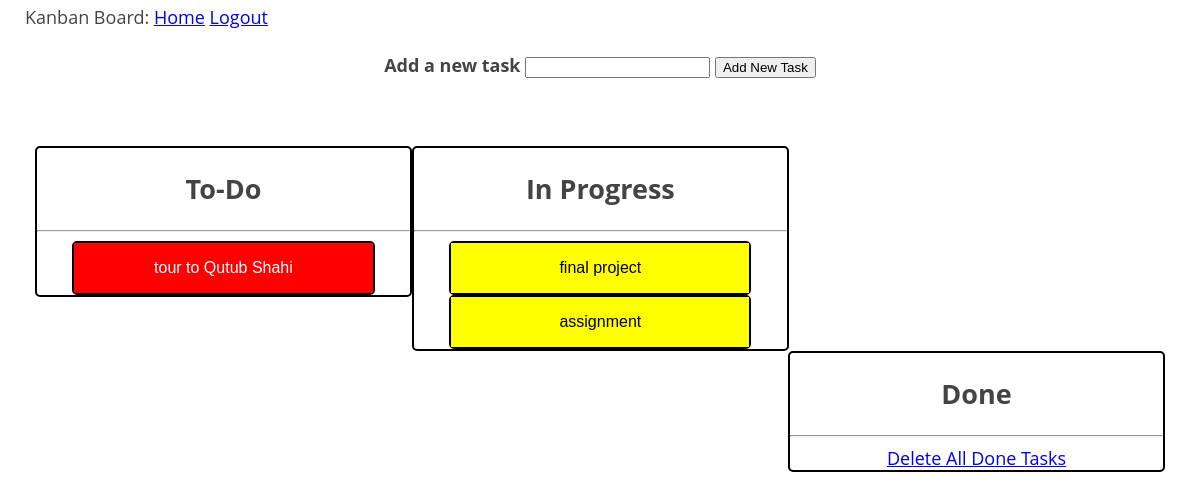
The page /index (signed in) on the database as committed earlier.
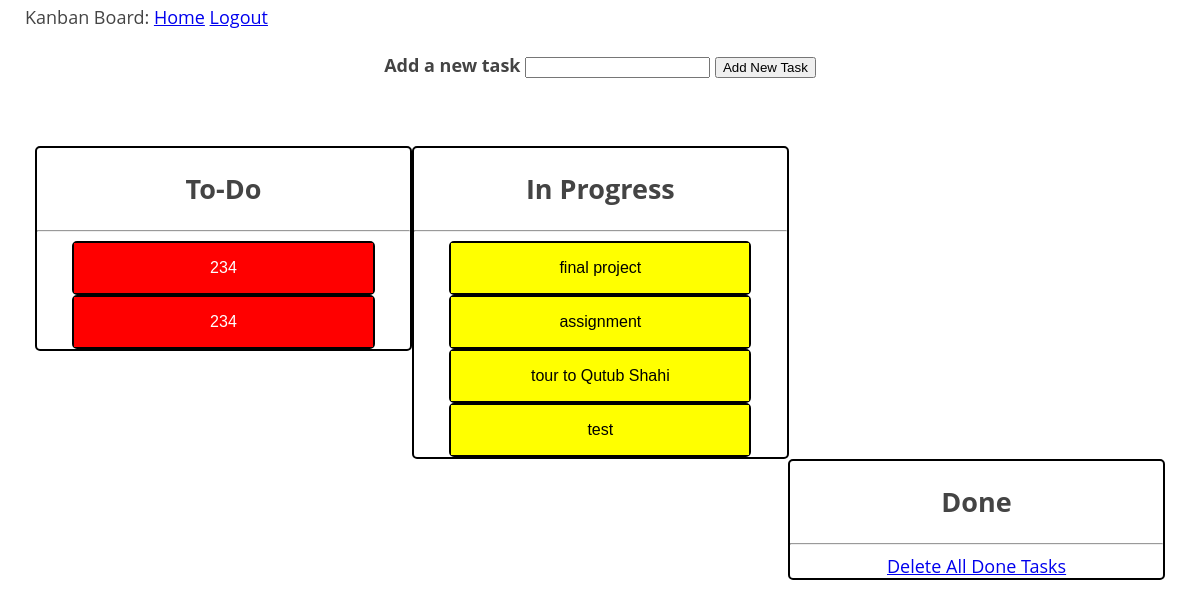
The same page on the database as committed later.
### app/models.py (models this page shows, shortened)
class Task(db.Model):
    __tablename__ = 'tasks'
    taskId = db.Column(db.Integer, primary_key=True)
    taskName = db.Column(db.String)
    taskDesc = db.Column(db.String)
    taskStatus = db.Column(db.String, default = "ToDo")
    userId = db.Column(db.Integer, db.ForeignKey('users.id'))

### app/routes.py (the view)
@app.route('/')
@app.route('/index')
@login_required
def index():
    tasks_todo = []
    tasks_progress = []
    tasks_done = []
    if current_user.is_authenticated:
        tasks_todo = Task.query.filter_by(taskStatus='ToDo').filter_by(userId = current_user.id)
        tasks_progress = Task.query.filter_by(taskStatus='Progress').filter_by(userId = current_user.id)
        tasks_done = Task.query.filter_by(taskStatus='Done').filter_by(userId = current_user.id)
    return render_template('index.html', title='Home Page', tasks_todo=tasks_todo, tasks_progress=tasks_progress, tasks_done=tasks_done)

### app/models.py (called while the page is built)
@login.user_loader
def load_user(id):
    return User.query.get(int(id))

### app/templates/index.html (shortened to what this page needs)
{% extends "base.html" %} {% block content %}
<br>
<div class="newitem" style="text-align:center">
    <form action="{{ url_for('add') }}" method="POST">
        <strong>Add a new task</strong>
        <input type="text" name="taskitem">
        <input type="submit" value="Add New Task">
    </form>
</div>
    <div class="container">
        <div class="column-left" id="todo">
            <h2>To-Do</h2>
            <hr>
            <div class="input-area">
                <ul>
                    {% for task in tasks_todo %}
                        <li>
                            <div class="dropdown task-item todo">
                              <button class="dropbtn todo">{{ task.taskName }}</button>
                            </div>
                        </li>
                    {% endfor %}
                </ul>
            </div>
        </div>
        <div class="column-center" id="progress">
            <h2>In Progress</h2>
            <hr>
            <div class="input-area">
                <ul>
                    {% for task in tasks_progress %}
                        <li>
                            <div class="dropdown task-item progress">
                              <button class="dropbtn progress">{{ task.taskName }}</button>
                            </div>
                        </li>
                    {% endfor %}
                </ul>
            </div>
        </div>
        <div class="column-right" id="done">
            <h2>Done</h2>
            <hr>
            <div class="button">
                <a href="{{ url_for('delete_all') }}" class="button">Delete All Done Tasks</a>
            </div>
        </div>
    </div>
{% endblock %}

### app/templates/base.html (shortened to what this page needs)
<html>
    <head>
    <link rel=stylesheet type=text/css href="{{ url_for('static', filename='index.css') }}">
    </head>
    <div>
        Kanban Board:
        <a href="{{ url_for('index') }}">Home</a>
        {% if current_user.is_anonymous %}
        <a href="{{ url_for('login') }}">Login</a>
        {% else %}
        <a href="{{ url_for('logout') }}">Logout</a>
        {% endif %}
    </div>
    <body>
        {% block content %}{% endblock %}
    </body>
</html>

### app/static/index.css (style rules this page uses)
body { background-color: white; font-family: "Open Sans", sans-serif; padding: 5px 25px; font-size: 18px; margin: 0; color: #444; }
.container { padding: 10px; }
.column-left { float: left; width: 33%; border: 2px solid black; border-radius: 5px; text-align: center; }
.column-right { float: right; width: 33%; border: 2px solid black; border-radius: 5px; text-align: center; }
.column-center { display: inline-block; width: 33%; border: 2px solid black; border-radius: 5px; text-align: center; }
.newitem { padding-bottom: 10px; margin-bottom: 30px; }
ul { list-style: none; margin: 0 auto; padding-left:0; }
.task-item { border: 2px solid black; border-radius: 5px; width: 80% }
.dropbtn { width: 100%; background-color: #4CAF50; color: white; padding: 16px; font-size: 16px; border: none; cursor: pointer; }
.dropdown { position: relative; display: inline-block; text-align: center; }
.todo { background-color: red; color: white; }
.progress { background-color: yellow; color: black; }

Rows that differ between the two databases and show on the page:
added Task: taskName "234", shown under "To-Do"
added Task: taskName "234", shown under "To-Do"
changed Task "tour to Qutub Shahi": moves from the list under "To-Do" to the list under "In Progress"
added Task: taskName "test", shown under "In Progress"
